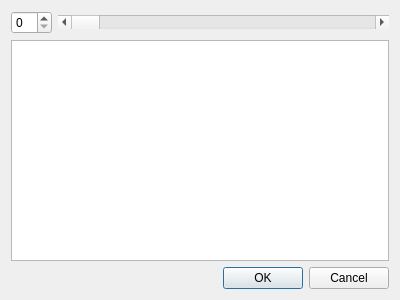
<?xml version="1.0" encoding="UTF-8"?>
<ui version="4.0">
  <class>GoToDialog</class>
 <widget class="QDialog" name="Dialog">
  <property name="geometry">
   <rect>
    <x>0</x>
    <y>0</y>
    <width>400</width>
    <height>300</height>
   </rect>
  </property>
  <property name="windowTitle">
   <string>Go to..</string>
  </property>
  <layout class="QVBoxLayout" name="verticalLayout">
   <item>
    <layout class="QHBoxLayout" name="horizontalLayout">
     <item>
      <widget class="QSpinBox" name="GoToSpinButton">
       <property name="sizePolicy">
        <sizepolicy hsizetype="Fixed" vsizetype="Fixed">
         <horstretch>0</horstretch>
         <verstretch>0</verstretch>
        </sizepolicy>
       </property>
      </widget>
     </item>
     <item>
      <widget class="QScrollBar" name="GoToScrollbar">
       <property name="orientation">
        <enum>Qt::Orientation::Horizontal</enum>
       </property>
      </widget>
     </item>
    </layout>
   </item>
   <item>
    <widget class="QGraphicsView" name="GoToThumbnailImage"/>
   </item>
   <item>
    <widget class="QDialogButtonBox" name="buttonBox">
     <property name="orientation">
      <enum>Qt::Orientation::Horizontal</enum>
     </property>
     <property name="standardButtons">
      <set>QDialogButtonBox::StandardButton::Cancel|QDialogButtonBox::StandardButton::Ok</set>
     </property>
    </widget>
   </item>
  </layout>
 </widget>
 <resources/>
 <connections>
  <connection>
   <sender>buttonBox</sender>
   <signal>accepted()</signal>
   <receiver>Dialog</receiver>
   <slot>accept()</slot>
   <hints>
    <hint type="sourcelabel">
     <x>248</x>
     <y>254</y>
    </hint>
    <hint type="destinationlabel">
     <x>157</x>
     <y>274</y>
    </hint>
   </hints>
  </connection>
  <connection>
   <sender>buttonBox</sender>
   <signal>rejected()</signal>
   <receiver>Dialog</receiver>
   <slot>reject()</slot>
   <hints>
    <hint type="sourcelabel">
     <x>316</x>
     <y>260</y>
    </hint>
    <hint type="destinationlabel">
     <x>286</x>
     <y>274</y>
    </hint>
   </hints>
  </connection>
 </connections>
</ui>
